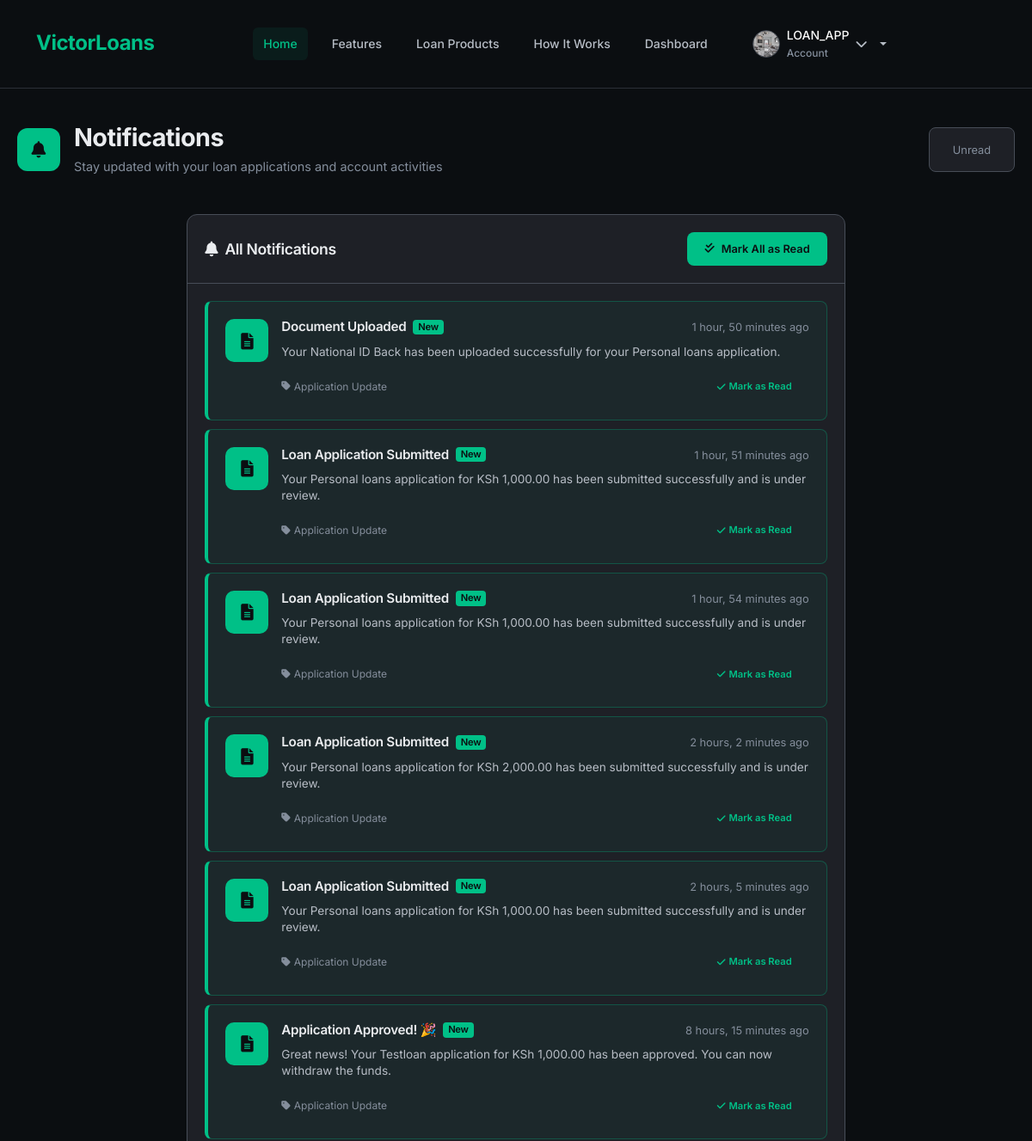
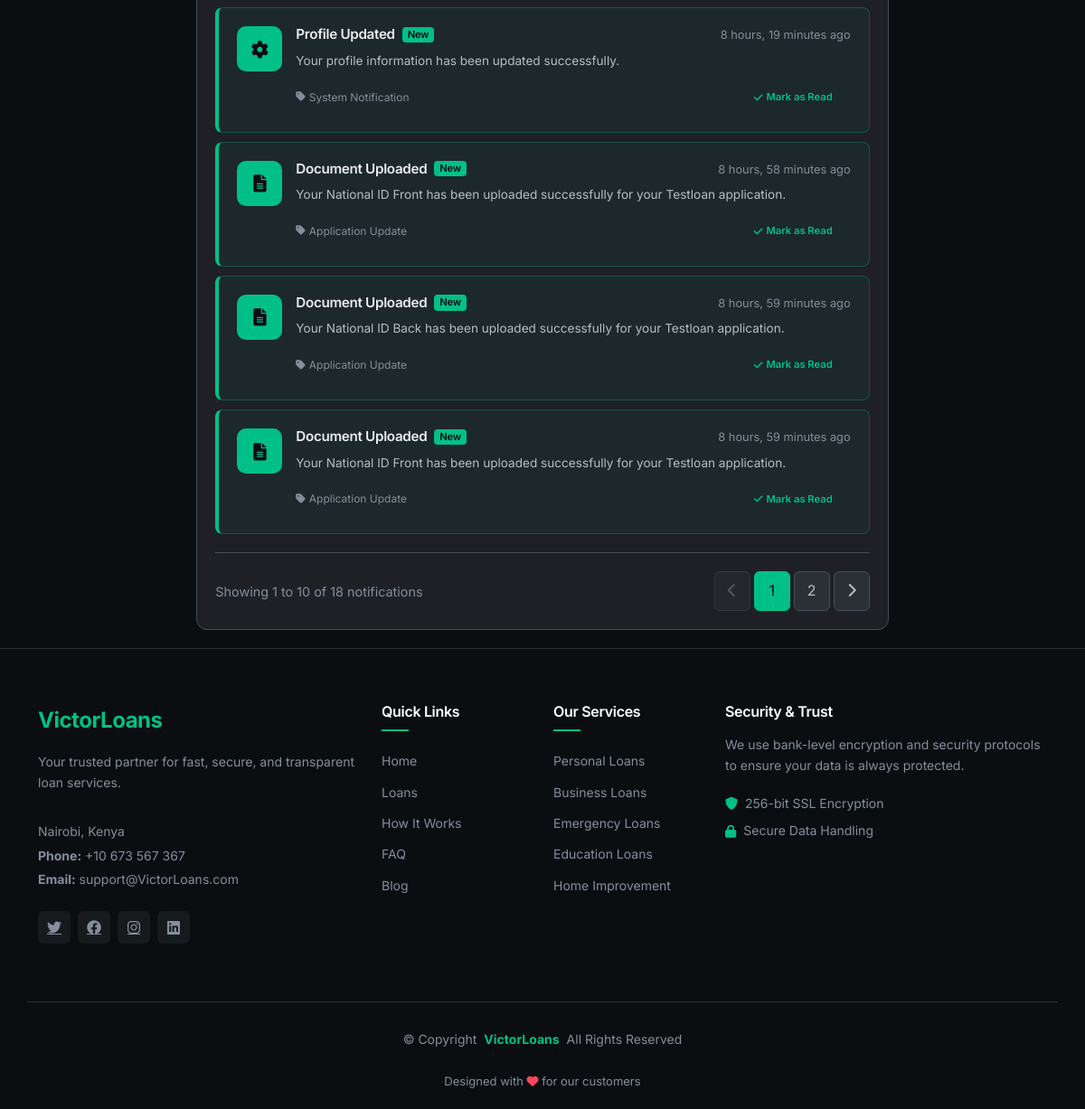
The app's page /notifications/ (signed in) with its own data (2 pictures, top to bottom).
### dashboard/models.py (models this page shows, shortened)
class BorrowerProfile(models.Model):
    user = models.OneToOneField(User, on_delete=models.CASCADE)
    id_number = models.CharField(max_length=20, unique=True)
    phone_number = models.CharField(max_length=15)
    date_of_birth = models.DateField()
    profile_picture = models.ImageField(
        upload_to='profile_pictures/%Y/%m/%d/',
        null=True,
        blank=True,
        default='profile_pictures/default.png'
    )
    employment_status = models.CharField(max_length=20, choices=[
        ('employed', 'Employed'),
        ('self_employed', 'Self-Employed'),
        ('unemployed', 'Unemployed'),
        ('student', 'Student'),
    ])
    monthly_income = models.DecimalField(max_digits=10, decimal_places=2, null=True, blank=True)
    employer_name = models.CharField(max_length=100, null=True, blank=True)
    credit_score = models.IntegerField(default=0)
    created_at = models.DateTimeField(auto_now_add=True)
    updated_at = models.DateTimeField(auto_now=True)
    @property
    def has_profile_picture(self):
        return bool(self.profile_picture) and self.profile_picture.name != 'profile_pictures/default.png'

class Notification(models.Model):
    user = models.ForeignKey(User, on_delete=models.CASCADE)
    title = models.CharField(max_length=200)
    message = models.TextField()
    is_read = models.BooleanField(default=False)
    created_at = models.DateTimeField(auto_now_add=True)
    notification_type = models.CharField(max_length=20, choices=[
        ('application_update', 'Application Update'),
        ('payment_reminder', 'Payment Reminder'),
        ('system', 'System Notification'),
        ('withdrawal', 'Withdrawal Update'),
        ('payment', 'Payment Update'),
    ])
    class Meta:
        ordering = ['-created_at']

### dashboard/views.py (the view, shortened to what this page needs)
# urls.py: path('notifications/', views.notifications, name='notifications'),
@login_required
def notifications(request):
    notifications_list = Notification.objects.filter(user=request.user).order_by('-created_at')
    paginator = Paginator(notifications_list, 10)
    page_number = request.GET.get('page')
    page_obj = paginator.get_page(page_number)
    context = {
        'notifications': page_obj,
        'page_obj': page_obj,
    }
    return render(request, 'dashboard/notifications.html', context)

### templates/dashboard/notifications.html (shortened to what this page needs)
{% extends 'base.html' %}
{% block content %}
<div class="container-fluid notifications-container">
    <div class="notifications-header mb-4">
        <div class="row align-items-center">
            <div class="col-md-8">
                <div class="d-flex align-items-center">
                    <div class="header-icon me-3">
                        <i class="fas fa-bell"></i>
                    </div>
                    <div>
                        <h1 class="page-title">Notifications</h1>
                        <p class="page-subtitle">Stay updated with your loan applications and account activities</p>
                    </div>
                </div>
            </div>
            <div class="col-md-4 text-end">
                <div class="header-stats">
                    <div class="stat-badge">
                        <span class="stat-label">Unread</span>
                    </div>
                </div>
            </div>
        </div>
    </div>
    <div class="row justify-content-center">
        <div class="col-xl-8 col-lg-10">
            <div class="dashboard-card">
                <div class="card-header">
                    <div class="d-flex justify-content-between align-items-center">
                        <h3 class="card-title">
                            <i class="fas fa-bell me-2"></i>
                            All Notifications
                        </h3>
                        {% if notifications %}
                        <form method="post" action="{% url 'notifications' %}" class="mark-all-form">
                            <button type="submit" name="mark_all_read" class="btn btn-sm mark-all-btn">
                                <i class="fas fa-check-double me-2"></i>Mark All as Read
                            </button>
                        </form>
                        {% endif %}
                    </div>
                </div>
                <div class="card-body">
                    {% if notifications %}
                        <div class="notifications-list">
                            {% for notification in notifications %}
                            <div class="notification-item {% if not notification.is_read %}unread{% endif %}">
                                <div class="notification-icon">
                                    <i class="fas
                                        {% if notification.notification_type == 'application_update' %}fa-file-alt
                                        {% elif notification.notification_type == 'payment_reminder' %}fa-credit-card
                                        {% elif notification.notification_type == 'loan_approved' %}fa-check-circle
                                        {% elif notification.notification_type == 'loan_rejected' %}fa-times-circle
                                        {% elif notification.notification_type == 'system' %}fa-cog
                                        {% else %}fa-bell{% endif %}">
                                    </i>
                                </div>
                                <div class="notification-content">
                                    <div class="notification-header">
                                        <h6 class="notification-title">
                                            {{ notification.title }}
                                            {% if not notification.is_read %}
                                            <span class="unread-badge">New</span>
                                            {% endif %}
                                        </h6>
                                        <span class="notification-time">{{ notification.created_at|timesince }} ago</span>
                                    </div>
                                    <p class="notification-message">{{ notification.message }}</p>
                                    <div class="notification-footer">
                                        <span class="notification-type">
                                            <i class="fas fa-tag me-1"></i>
                                            {{ notification.get_notification_type_display }}
                                        </span>
                                        <div class="notification-actions">
                                            {% if not notification.is_read %}
                                            <form method="post" action="{% url 'notifications' %}" class="d-inline">
                                                <button type="submit" name="mark_read" class="btn btn-sm mark-read-btn">
                                                    <i class="fas fa-check me-1"></i>Mark as Read
                                                </button>
                                            </form>
                                            {% else %}
                                            <span class="read-status">
                                                <i class="fas fa-check-circle me-1"></i>Read
                                            </span>
                                            {% endif %}
                                        </div>
                                    </div>
                                </div>
                            </div>
                            {% endfor %}
                        </div>
                        {% if page_obj.has_other_pages %}
                        <div class="pagination-container">
                            <div class="pagination-info">
                                Showing {{ page_obj.start_index }} to {{ page_obj.end_index }} of {{ page_obj.paginator.count }} notifications
                            </div>
                            <nav class="pagination-nav">
                                <ul class="pagination">
                                    {% if page_obj.has_previous %}
                                    <li class="page-item">
                                        <a class="page-link" href="?page={{ page_obj.previous_page_number }}">
                                            <i class="fas fa-chevron-left"></i>
                                        </a>
                                    </li>
                                    {% else %}
                                    <li class="page-item disabled">
                                        <span class="page-link">
                                            <i class="fas fa-chevron-left"></i>
                                        </span>
                                    </li>
                                    {% endif %}
                                    {% for num in page_obj.paginator.page_range %}
                                        {% if page_obj.number == num %}
                                        <li class="page-item active">
                                            <span class="page-link">{{ num }}</span>
                                        </li>
                                        {% elif num > page_obj.number|add:'-3' and num < page_obj.number|add:'3' %}
                                        <li class="page-item">
                                            <a class="page-link" href="?page={{ num }}">{{ num }}</a>
                                        </li>
                                        {% endif %}
                                    {% endfor %}
                                    {% if page_obj.has_next %}
                                    <li class="page-item">
                                        <a class="page-link" href="?page={{ page_obj.next_page_number }}">
                                            <i class="fas fa-chevron-right"></i>
                                        </a>
                                    </li>
                                    {% else %}
                                    <li class="page-item disabled">
                                        <span class="page-link">
                                            <i class="fas fa-chevron-right"></i>
                                        </span>
                                    </li>
                                    {% endif %}
                                </ul>
                            </nav>
                        </div>
                        {% endif %}
                    {% endif %}
                </div>
            </div>
        </div>
    </div>
</div>
{% endblock %}

### templates/base.html (shortened to what this page needs)
{% load static %}
<!DOCTYPE html>
<html lang="en">
<head>
    <link href="https://cdn.jsdelivr.net/npm/bootstrap@5.3.0/dist/css/bootstrap.min.css" rel="stylesheet">
    <link rel="stylesheet" href="https://cdnjs.cloudflare.com/ajax/libs/font-awesome/6.0.0/css/all.min.css">
</head>
<body class="index-page">
    <header id="header" class="header d-flex align-items-center sticky-top">
        <div class="container-fluid container-xl d-flex align-items-center justify-content-between">
            <a href="{% url 'home' %}" class="logo d-flex align-items-center">
                <h1 class="sitename">VictorLoans</h1>
            </a>
            <nav id="navmenu" class="navmenu">
                <ul>
                    <li><a href="{% url 'home' %}" class="active">Home</a></li>
                    <li><a href="{% url 'home' %}#features">Features</a></li>
                    <li><a href="{% url 'home' %}#loans">Loan Products</a></li>
                    <li><a href="{% url 'home' %}#how-it-works">How It Works</a></li>
                    <li><a href="{% url 'dashboard' %}">Dashboard</a></li>
                    {% if user.is_authenticated %}
                    <li class="dropdown">
    <a href="#" class="dropdown-toggle">
        <div class="user-info">
            {% if user.borrowerprofile.profile_picture and user.borrowerprofile.has_profile_picture %}
                <img src="{{ user.borrowerprofile.profile_picture.url }}"
                     alt="Profile Picture"
                     class="profile-picture-nav">
            {% else %}
                <div class="profile-picture-placeholder">
                    <i class="fas fa-user"></i>
                </div>
            {% endif %}
            <div class="user-details d-none d-md-flex">
                <span class="user-name">{{ user.first_name|default:user.username }}</span>
                <span class="user-role">Account</span>
            </div>
            <i class="fas fa-chevron-down dropdown-arrow"></i>
        </div>
    </a>
</li>
                    {% else %}
                    <li><a href="{% url 'account_login' %}">Login</a></li>
                    {% endif %}
                </ul>
            </nav>
        </div>
    </header>
    <main class="main">
        {% block content %}{% endblock %}
    </main>
    <footer id="footer" class="footer">
        <div class="container footer-top">
            <div class="row gy-4">
                <div class="col-lg-4 col-md-6 footer-about">
                    <a href="{% url 'home' %}" class="logo d-flex align-items-center mb-3">
                        <span class="sitename" style="color: var(--primary);">VictorLoans</span>
                    </a>
                    <p class="mb-3" style="color: var(--gray-400);">Your trusted partner for fast, secure, and transparent loan services.</p>
                    <div class="footer-contact pt-3">
                        <p class="mb-1">Nairobi, Kenya</p>
                        <p class="mb-1"><strong>Phone:</strong> <span>+10 673 567 367</span></p>
                        <p class="mb-3"><strong>Email:</strong> <span>support@VictorLoans.com</span></p>
                    </div>
                    <div class="social-links d-flex mt-4">
                        <a href="#"><i class="fab fa-twitter"></i></a>
                        <a href="#"><i class="fab fa-facebook"></i></a>
                        <a href="#"><i class="fab fa-instagram"></i></a>
                        <a href="#"><i class="fab fa-linkedin"></i></a>
                    </div>
                </div>
                <div class="col-lg-2 col-md-3 footer-links">
                    <h4>Quick Links</h4>
                    <ul>
                        <li><a href="{% url 'home' %}">Home</a></li>
                        <li><a href="{% url 'loan_list' %}">Loans</a></li>
                        <li><a href="{% url 'home' %}#how-it-works">How It Works</a></li>
                        <li><a href="#">FAQ</a></li>
                        <li><a href="#">Blog</a></li>
                    </ul>
                </div>
                <div class="col-lg-2 col-md-3 footer-links">
                    <h4>Our Services</h4>
                    <ul>
                        <li><a href="#">Personal Loans</a></li>
                        <li><a href="#">Business Loans</a></li>
                        <li><a href="#">Emergency Loans</a></li>
                        <li><a href="#">Education Loans</a></li>
                        <li><a href="#">Home Improvement</a></li>
                    </ul>
                </div>
                <div class="col-lg-4 col-md-12 footer-newsletter">
                    <h4>Security & Trust</h4>
                    <p>We use bank-level encryption and security protocols to ensure your data is always protected.</p>
                    <div class="d-flex align-items-center mt-3">
                        <i class="fas fa-shield-alt me-2" style="color: var(--success);"></i>
                        <span>256-bit SSL Encryption</span>
                    </div>
                    <div class="d-flex align-items-center mt-2">
                        <i class="fas fa-lock me-2" style="color: var(--success);"></i>
                        <span>Secure Data Handling</span>
                    </div>
                </div>
            </div>
        </div>
        <div class="container copyright text-center mt-4">
            <p>© <span>Copyright</span> <strong class="px-1" style="color: var(--primary);">VictorLoans</strong> <span>All Rights Reserved</span></p>
            <div class="credits">
                Designed with <i class="fas fa-heart" style="color: var(--danger);"></i> for our customers
            </div>
        </div>
    </footer>
</body>
</html>

### records on screen
Notification: title "Document Uploaded", is_read "New", created_at "1 hour, 50 minutes", message "Your National ID Back has been uploaded successfully for your Personal loans application.", notification_type "Application Update"
Notification: title "Loan Application Submitted", is_read "New", created_at "1 hour, 51 minutes", message "Your Personal loans application for KSh 1,000.00 has been submitted successfully and is under review.", notification_type "Application Update"
Notification: title "Loan Application Submitted", is_read "New", created_at "1 hour, 54 minutes", message "Your Personal loans application for KSh 1,000.00 has been submitted successfully and is under review.", notification_type "Application Update"
Notification: title "Loan Application Submitted", is_read "New", created_at "2 hours, 2 minutes", message "Your Personal loans application for KSh 2,000.00 has been submitted successfully and is under review.", notification_type "Application Update"
Notification: title "Loan Application Submitted", is_read "New", created_at "2 hours, 5 minutes", message "Your Personal loans application for KSh 1,000.00 has been submitted successfully and is under review.", notification_type "Application Update"
Notification: title "Application Approved! 🎉", is_read "New", created_at "8 hours, 15 minutes", message "Great news! Your Testloan application for KSh 1,000.00 has been approved. You can now withdraw the funds.", notification_type "Application Update"
Notification: title "Profile Updated", is_read "New", created_at "8 hours, 19 minutes", message "Your profile information has been updated successfully.", notification_type "System Notification"
Notification: title "Document Uploaded", is_read "New", created_at "8 hours, 58 minutes", message "Your National ID Front has been uploaded successfully for your Testloan application.", notification_type "Application Update"
Notification: title "Document Uploaded", is_read "New", created_at "8 hours, 59 minutes", message "Your National ID Back has been uploaded successfully for your Testloan application.", notification_type "Application Update"
Notification: title "Document Uploaded", is_read "New", created_at "8 hours, 59 minutes", message "Your National ID Front has been uploaded successfully for your Testloan application.", notification_type "Application Update"

### other values on screen
{{ user.first_name|default:user.username }} "LOAN_APP"
{{ page_obj.start_index }} "1"
{{ page_obj.end_index }} "10"
{{ page_obj.paginator.count }} "18"
{{ num }} "1"
{{ num }} "2"
